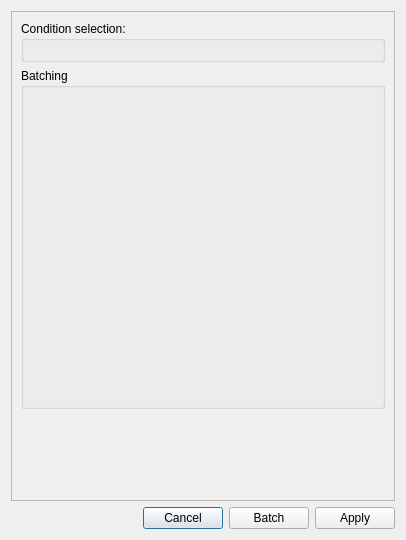
<?xml version="1.0" encoding="UTF-8"?>
<ui version="4.0">
 <class>differenceDialog</class>
 <widget class="QDialog" name="differenceDialog">
  <property name="geometry">
   <rect>
    <x>0</x>
    <y>0</y>
    <width>406</width>
    <height>540</height>
   </rect>
  </property>
  <property name="windowTitle">
   <string>Meggie - Difference</string>
  </property>
  <layout class="QGridLayout" name="gridLayout">
   <item row="0" column="0">
    <widget class="QScrollArea" name="scrollArea">
     <property name="minimumSize">
      <size>
       <width>0</width>
       <height>0</height>
      </size>
     </property>
     <property name="verticalScrollBarPolicy">
      <enum>Qt::ScrollBarAsNeeded</enum>
     </property>
     <property name="horizontalScrollBarPolicy">
      <enum>Qt::ScrollBarAsNeeded</enum>
     </property>
     <property name="sizeAdjustPolicy">
      <enum>QAbstractScrollArea::AdjustToContents</enum>
     </property>
     <property name="widgetResizable">
      <bool>true</bool>
     </property>
     <widget class="QWidget" name="scrollAreaWidgetContents">
      <property name="geometry">
       <rect>
        <x>0</x>
        <y>0</y>
        <width>386</width>
        <height>484</height>
       </rect>
      </property>
      <property name="minimumSize">
       <size>
        <width>0</width>
        <height>0</height>
       </size>
      </property>
      <layout class="QGridLayout" name="gridLayout_2">
       <item row="0" column="0">
        <widget class="QGroupBox" name="groupBoxDifference">
         <property name="title">
          <string>Condition selection:</string>
         </property>
         <layout class="QFormLayout" name="formLayout"/>
        </widget>
       </item>
       <item row="1" column="0">
        <widget class="QGroupBox" name="groupBoxBatching">
         <property name="title">
          <string>Batching</string>
         </property>
         <layout class="QGridLayout" name="gridLayoutBatching">
          <item row="0" column="0">
           <widget class="QWidget" name="batchingWidgetPlaceholder" native="true">
            <property name="minimumSize">
             <size>
              <width>300</width>
              <height>300</height>
             </size>
            </property>
           </widget>
          </item>
         </layout>
        </widget>
       </item>
       <item row="2" column="0">
        <spacer name="verticalSpacer">
         <property name="orientation">
          <enum>Qt::Vertical</enum>
         </property>
         <property name="sizeHint" stdset="0">
          <size>
           <width>20</width>
           <height>40</height>
          </size>
         </property>
        </spacer>
       </item>
      </layout>
     </widget>
    </widget>
   </item>
   <item row="1" column="0">
    <layout class="QHBoxLayout" name="horizontalLayout">
     <item>
      <spacer name="horizontalSpacer">
       <property name="orientation">
        <enum>Qt::Horizontal</enum>
       </property>
       <property name="sizeHint" stdset="0">
        <size>
         <width>40</width>
         <height>20</height>
        </size>
       </property>
      </spacer>
     </item>
     <item>
      <widget class="QPushButton" name="pushButtonCancel">
       <property name="text">
        <string>Cancel</string>
       </property>
      </widget>
     </item>
     <item>
      <widget class="QPushButton" name="pushButtonBatch">
       <property name="text">
        <string>Batch</string>
       </property>
      </widget>
     </item>
     <item>
      <widget class="QPushButton" name="pushButtonApply">
       <property name="text">
        <string>Apply</string>
       </property>
      </widget>
     </item>
    </layout>
   </item>
  </layout>
 </widget>
 <resources/>
 <connections>
  <connection>
   <sender>pushButtonCancel</sender>
   <signal>clicked()</signal>
   <receiver>differenceDialog</receiver>
   <slot>reject()</slot>
   <hints>
    <hint type="sourcelabel">
     <x>116</x>
     <y>197</y>
    </hint>
    <hint type="destinationlabel">
     <x>18</x>
     <y>131</y>
    </hint>
   </hints>
  </connection>
  <connection>
   <sender>pushButtonApply</sender>
   <signal>clicked()</signal>
   <receiver>differenceDialog</receiver>
   <slot>accept()</slot>
   <hints>
    <hint type="sourcelabel">
     <x>319</x>
     <y>197</y>
    </hint>
    <hint type="destinationlabel">
     <x>47</x>
     <y>149</y>
    </hint>
   </hints>
  </connection>
  <connection>
   <sender>pushButtonBatch</sender>
   <signal>clicked()</signal>
   <receiver>differenceDialog</receiver>
   <slot>acceptBatch()</slot>
   <hints>
    <hint type="sourcelabel">
     <x>175</x>
     <y>210</y>
    </hint>
    <hint type="destinationlabel">
     <x>371</x>
     <y>156</y>
    </hint>
   </hints>
  </connection>
 </connections>
 <slots>
  <slot>acceptBatch()</slot>
 </slots>
</ui>
